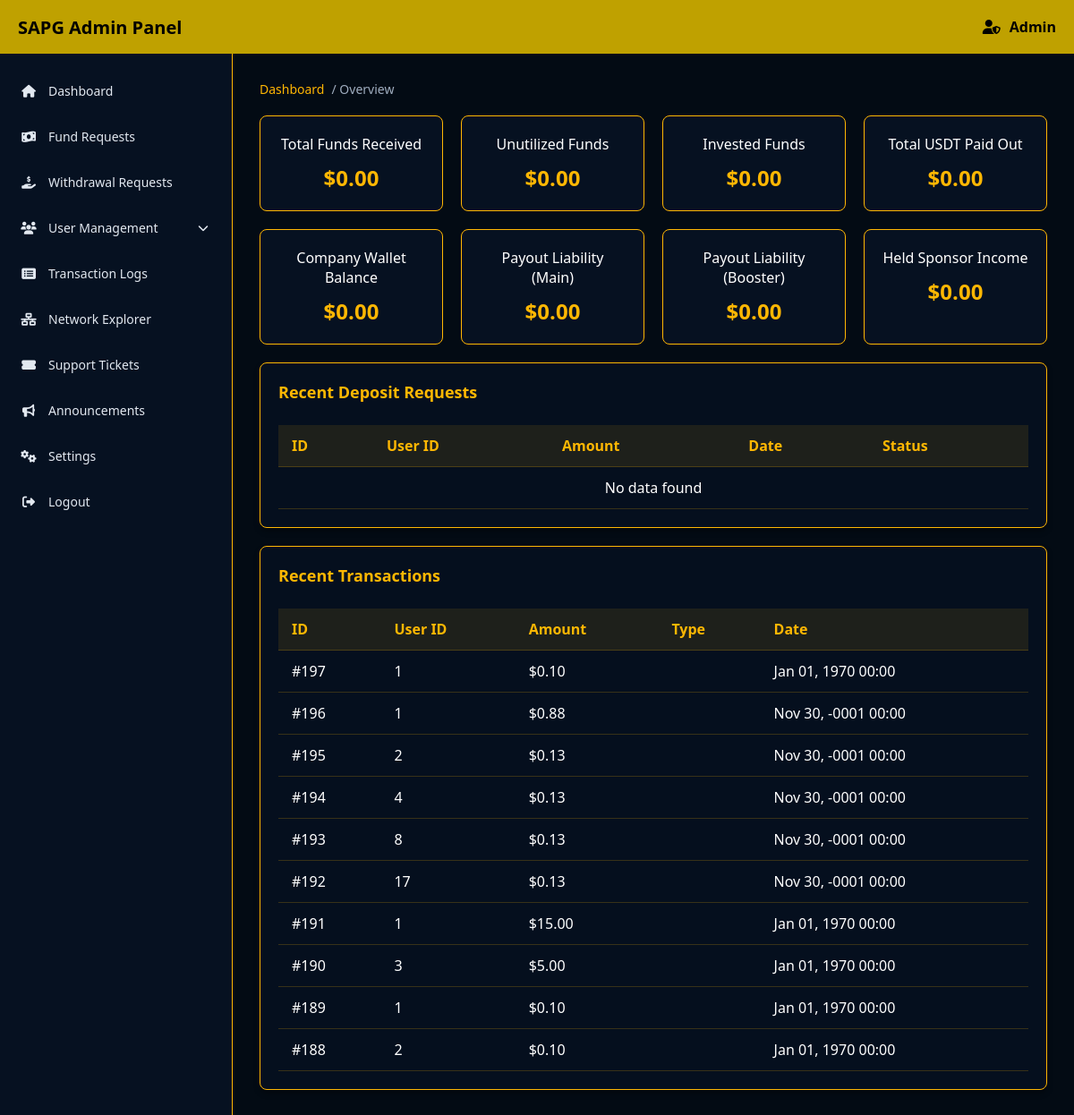
Screenshot of /AdminPanel/index.php (signed in) with the database file from the repository.
### tables this page shows
CREATE TABLE `company_ledger` (
    `id` INT PRIMARY KEY DEFAULT 1,
    `total_funds_received` DECIMAL(15,4) DEFAULT 0.0000 COMMENT 'Cumulative USDT deposited into system',
    `unutilized_funds` DECIMAL(15,4) DEFAULT 0.0000 COMMENT 'Total in all users main wallets (not spent)',
    `invested_funds` DECIMAL(15,4) DEFAULT 0.0000 COMMENT 'Total spent on packages/boosters',
    `total_usdt_paid_out` DECIMAL(15,4) DEFAULT 0.0000 COMMENT 'Total USDT that left system via withdrawals',
    `company_wallet_balance` DECIMAL(15,4) DEFAULT 0.0000 COMMENT 'Company earnings (fees + revenue + SA000001 sweep)',
    `total_payout_liability_main` DECIMAL(15,4) DEFAULT 0.0000 COMMENT 'Total sitting in all users package earning wallets',
    `total_payout_liability_booster` DECIMAL(15,4) DEFAULT 0.0000 COMMENT 'Total sitting in all users booster earning wallets',
    `total_held_sponsor_income` DECIMAL(15,4) DEFAULT 0.0000 COMMENT 'Total sponsor income held pending sponsor upgrade',
    `updated_at` TIMESTAMP DEFAULT CURRENT_TIMESTAMP ON UPDATE CURRENT_TIMESTAMP
);

CREATE TABLE `transactions` (
    `id` INT AUTO_INCREMENT PRIMARY KEY,
    `user_id` VARCHAR(8) NOT NULL COMMENT 'The user this transaction belongs to',
    `transaction_type` ENUM(
        'deposit', 'withdrawal',
        'package_purchase', 'booster_purchase',
        'autopool_income', 'sponsor_income', 'level_income',
        'booster_income', 'reward_income',
        'sponsor_income_held', 'sponsor_income_released',
        'internal_transfer', 'admin_charge',
        'company_revenue', 'company_sweep'
    ) NOT NULL,
    `amount` DECIMAL(15,4) NOT NULL,
    `wallet_type` VARCHAR(20) DEFAULT NULL COMMENT 'e.g. main_deposit, earnings_11, booster_10',
    `status` ENUM('Pending', 'Approved', 'Rejected', 'Held', 'Released', 'Completed') DEFAULT 'Completed',
    `narration` TEXT NOT NULL COMMENT 'Human-readable description of the transaction',
    `related_user_id` VARCHAR(8) DEFAULT NULL COMMENT 'The other party involved (sponsor, buyer, etc.)',
    `created_at` TIMESTAMP DEFAULT CURRENT_TIMESTAMP,
    INDEX `idx_user` (`user_id`),
    INDEX `idx_type` (`transaction_type`),
    INDEX `idx_status` (`status`),
    INDEX `idx_created` (`created_at`),
    INDEX `idx_wallet` (`wallet_type`),
    INDEX `idx_user_type` (`user_id`, `transaction_type`)
);

### AdminPanel/index.php (the view, shortened to what this page needs)
<?php
require_once '../libs/db.php';
$stmt = $pdo->query("SELECT * FROM company_ledger LIMIT 1");
$ledger = $stmt->fetch(PDO::FETCH_ASSOC) ?: [
    'total_funds_received' => 0, 'unutilized_funds' => 0, 'invested_funds' => 0, 'total_usdt_paid_out' => 0,
    'company_wallet_balance' => 0, 'total_payout_liability_main' => 0, 'total_payout_liability_booster' => 0, 'total_held_sponsor_income' => 0
];
$stmt = $pdo->query("SELECT d.*, u.name FROM deposit_requests d LEFT JOIN users u ON d.user_id = u.user_id ORDER BY d.id DESC LIMIT 10");
$deposits = $stmt->fetchAll(PDO::FETCH_ASSOC);
$stmt = $pdo->query("SELECT * FROM transactions ORDER BY id DESC LIMIT 10");
$transactions = $stmt->fetchAll(PDO::FETCH_ASSOC);
require_once 'includes/header.php';
?>
<div class="breadcrumb">
    <a href="index.php">Dashboard</a> / Overview
</div>
<div class="grid-4">
    <div class="metric-card">
        <div>Total Funds Received</div>
        <div class="metric-value">$<?php echo number_format($ledger['total_funds_received'], 2); ?></div>
    </div>
    <div class="metric-card">
        <div>Unutilized Funds</div>
        <div class="metric-value">$<?php echo number_format($ledger['unutilized_funds'], 2); ?></div>
    </div>
    <div class="metric-card">
        <div>Invested Funds</div>
        <div class="metric-value">$<?php echo number_format($ledger['invested_funds'], 2); ?></div>
    </div>
    <div class="metric-card">
        <div>Total USDT Paid Out</div>
        <div class="metric-value">$<?php echo number_format($ledger['total_usdt_paid_out'], 2); ?></div>
    </div>
</div>
<div class="grid-4" style="margin-top: 20px;">
    <div class="metric-card">
        <div>Company Wallet Balance</div>
        <div class="metric-value">$<?php echo number_format($ledger['company_wallet_balance'], 2); ?></div>
    </div>
    <div class="metric-card">
        <div>Payout Liability (Main)</div>
        <div class="metric-value">$<?php echo number_format($ledger['total_payout_liability_main'], 2); ?></div>
    </div>
    <div class="metric-card">
        <div>Payout Liability (Booster)</div>
        <div class="metric-value">$<?php echo number_format($ledger['total_payout_liability_booster'], 2); ?></div>
    </div>
    <div class="metric-card">
        <div>Held Sponsor Income</div>
        <div class="metric-value">$<?php echo number_format($ledger['total_held_sponsor_income'], 2); ?></div>
    </div>
</div>
<div class="card" style="margin-top: 20px;">
    <h3 class="card-title">Recent Deposit Requests</h3>
    <div class="table-responsive">
        <table>
            <thead>
                <tr>
                    <th>ID</th>
                    <th>User ID</th>
                    <th>Amount</th>
                    <th>Date</th>
                    <th>Status</th>
                </tr>
            </thead>
            <tbody>
                <?php if (empty($deposits)): ?>
                    <tr><td colspan="5" style="text-align: center;">No data found</td></tr>
                <?php endif; ?>
            </tbody>
        </table>
    </div>
</div>
<div class="card">
    <h3 class="card-title">Recent Transactions</h3>
    <div class="table-responsive">
        <table>
            <thead>
                <tr>
                    <th>ID</th>
                    <th>User ID</th>
                    <th>Amount</th>
                    <th>Type</th>
                    <th>Date</th>
                </tr>
            </thead>
            <tbody>
                <?php if (empty($transactions)): ?>
                    <tr><td colspan="5" style="text-align: center;">No data found</td></tr>
                <?php else: ?>
                    <?php foreach ($transactions as $t): ?>
                    <tr>
                        <td>#<?php echo $t['id']; ?></td>
                        <td><?php echo htmlspecialchars($t['user_id']); ?></td>
                        <td>$<?php echo number_format($t['amount'], 2); ?></td>
                        <td><?php echo htmlspecialchars(ucfirst($t['transaction_type'])); ?></td>
                        <td><?php echo date('M d, Y H:i', strtotime($t['created_at'])); ?></td>
                    </tr>
                    <?php endforeach; ?>
                <?php endif; ?>
            </tbody>
        </table>
    </div>
</div>
<?php require_once 'includes/footer.php'; ?>

### AdminPanel/includes/header.php (shortened to what this page needs)
<?php
$currentPage = basename($_SERVER['PHP_SELF']);
?>
<!DOCTYPE html>
<html lang="en">
<head>
    <link rel="stylesheet" href="https://cdnjs.cloudflare.com/ajax/libs/font-awesome/6.4.0/css/all.min.css">
</head>
<body>
<?php if ($currentPage !== 'login.php'): ?>
    <div class="top-navbar">
        <div style="display: flex; align-items: center;">
            <h2>SAPG Admin Panel</h2>
        </div>
        <div class="admin-profile">
            <i class="fas fa-user-shield"></i>
            <span>Admin</span>
        </div>
    </div>
    <div class="content-layout">
        <?php include 'sidebar.php'; ?>
        <main>
<?php endif; ?>

### AdminPanel/includes/sidebar.php (shortened to what this page needs)
<sidebar>
    <ul class="nav-list">
        <li class="nav-item"><a href="index.php"><i class="fas fa-home"></i> Dashboard</a></li>
        <li class="nav-item"><a href="fundRequests.php"><i class="fas fa-money-bill-wave"></i> Fund Requests</a></li>
        <li class="nav-item"><a href="withdrawalRequests.php"><i class="fas fa-hand-holding-usd"></i> Withdrawal Requests</a></li>
        <li class="nav-item" onclick="this.classList.toggle('open')">
            <a href="#"><i class="fas fa-users"></i> User Management <i class="fas fa-chevron-down" style="margin-left:auto; font-size:12px;"></i></a>
        </li>
        <li class="nav-item"><a href="transactionLogs.php"><i class="fas fa-list-alt"></i> Transaction Logs</a></li>
        <li class="nav-item"><a href="networkExplorer.php"><i class="fas fa-network-wired"></i> Network Explorer</a></li>
        <li class="nav-item"><a href="supportTickets.php"><i class="fas fa-ticket-alt"></i> Support Tickets</a></li>
        <li class="nav-item"><a href="announcements.php"><i class="fas fa-bullhorn"></i> Announcements</a></li>
        <li class="nav-item"><a href="settings.php"><i class="fas fa-cogs"></i> Settings</a></li>
        <li class="nav-item"><a href="#" onclick="logoutAdmin()"><i class="fas fa-sign-out-alt"></i> Logout</a></li>
    </ul>
</sidebar>

### AdminPanel/includes/footer.php (shortened to what this page needs)
<?php if ($currentPage !== 'login.php'): ?>
        </main>
    </div>
<?php endif; ?>
</body>
</html>

### AdminPanel/includes/header.php (style rules this page uses)
* { margin: 0; padding: 0; box-sizing: border-box; font-family: 'Segoe UI', Tahoma, Geneva, Verdana, sans-serif; }
body { background-color: #030b14; color: #fff; display: flex; flex-direction: column; height: 100vh; overflow: hidden; }
.top-navbar { height: 60px; background: #bfa100; display: flex; align-items: center; justify-content: space-between; padding: 0 20px; z-index: 10; color: #000; }
.top-navbar h2 { margin: 0; font-size: 20px; font-weight: bold; }
.admin-profile { display: flex; align-items: center; gap: 10px; font-weight: bold; }
.content-layout { display: flex; flex: 1; height: calc(100vh - 60px); position: relative; }
sidebar { width: 260px; background: #061121; border-right: 1px solid #ffb703; padding: 20px 10px; display: flex; flex-direction: column; overflow-y: auto; transition: left 0.3s ease; }
.nav-list { display: flex; flex-direction: column; gap: 8px; list-style: none; }
.nav-item a { display: flex; align-items: center; gap: 12px; padding: 12px; color: #e2e8f0; text-decoration: none; border-radius: 6px; font-size: 14px; transition: background 0.2s; }
.nav-item a i { width: 20px; text-align: center; }
main { flex: 1; padding: 30px; overflow-y: auto; }
.card { background: rgba(6, 17, 33, 0.8); border: 1px solid #ffb703; border-radius: 8px; padding: 20px; margin-bottom: 20px; box-shadow: 0 4px 6px rgba(0,0,0,0.3); }
.card-title { color: #ffb703; margin-bottom: 15px; font-size: 18px; }
.table-responsive { overflow-x: auto; }
table { width: 100%; border-collapse: collapse; margin-top: 10px; }
th, td { padding: 12px 15px; text-align: left; border-bottom: 1px solid rgba(255, 183, 3, 0.2); }
th { background: rgba(255, 183, 3, 0.1); color: #ffb703; font-weight: bold; }
.breadcrumb { display: flex; gap: 8px; margin-bottom: 20px; color: #a0aec0; font-size: 14px; }
.breadcrumb a { color: #ffb703; text-decoration: none; }
.grid-4 { display: grid; grid-template-columns: repeat(4, 1fr); gap: 20px; }
.metric-card { background: #061121; border: 1px solid #ffb703; padding: 20px; border-radius: 8px; text-align: center; }
.metric-value { font-size: 24px; font-weight: bold; color: #ffb703; margin-top: 10px; }

### rows the page displays
company_ledger: total_funds_received "0.00", unutilized_funds "0.00", invested_funds "0.00", total_usdt_paid_out "0.00", company_wallet_balance "0.00", total_payout_liability_main "0.00", total_payout_liability_booster "0.00", total_held_sponsor_income "0.00"
transactions: id "197", user "1", amount "0.10", created_at "Jan 01, 1970 00:00"
transactions: id "196", user "1", amount "0.88", created_at "Nov 30, -0001 00:00"
transactions: id "195", user "2", amount "0.13", created_at "Nov 30, -0001 00:00"
transactions: id "194", user "4", amount "0.13", created_at "Nov 30, -0001 00:00"
transactions: id "193", user "8", amount "0.13", created_at "Nov 30, -0001 00:00"
transactions: id "192", user "17", amount "0.13", created_at "Nov 30, -0001 00:00"
transactions: id "191", user "1", amount "15.00", created_at "Jan 01, 1970 00:00"
transactions: id "190", user "3", amount "5.00", created_at "Jan 01, 1970 00:00"
transactions: id "189", user "1", amount "0.10", created_at "Jan 01, 1970 00:00"
transactions: id "188", user "2", amount "0.10", created_at "Jan 01, 1970 00:00"
